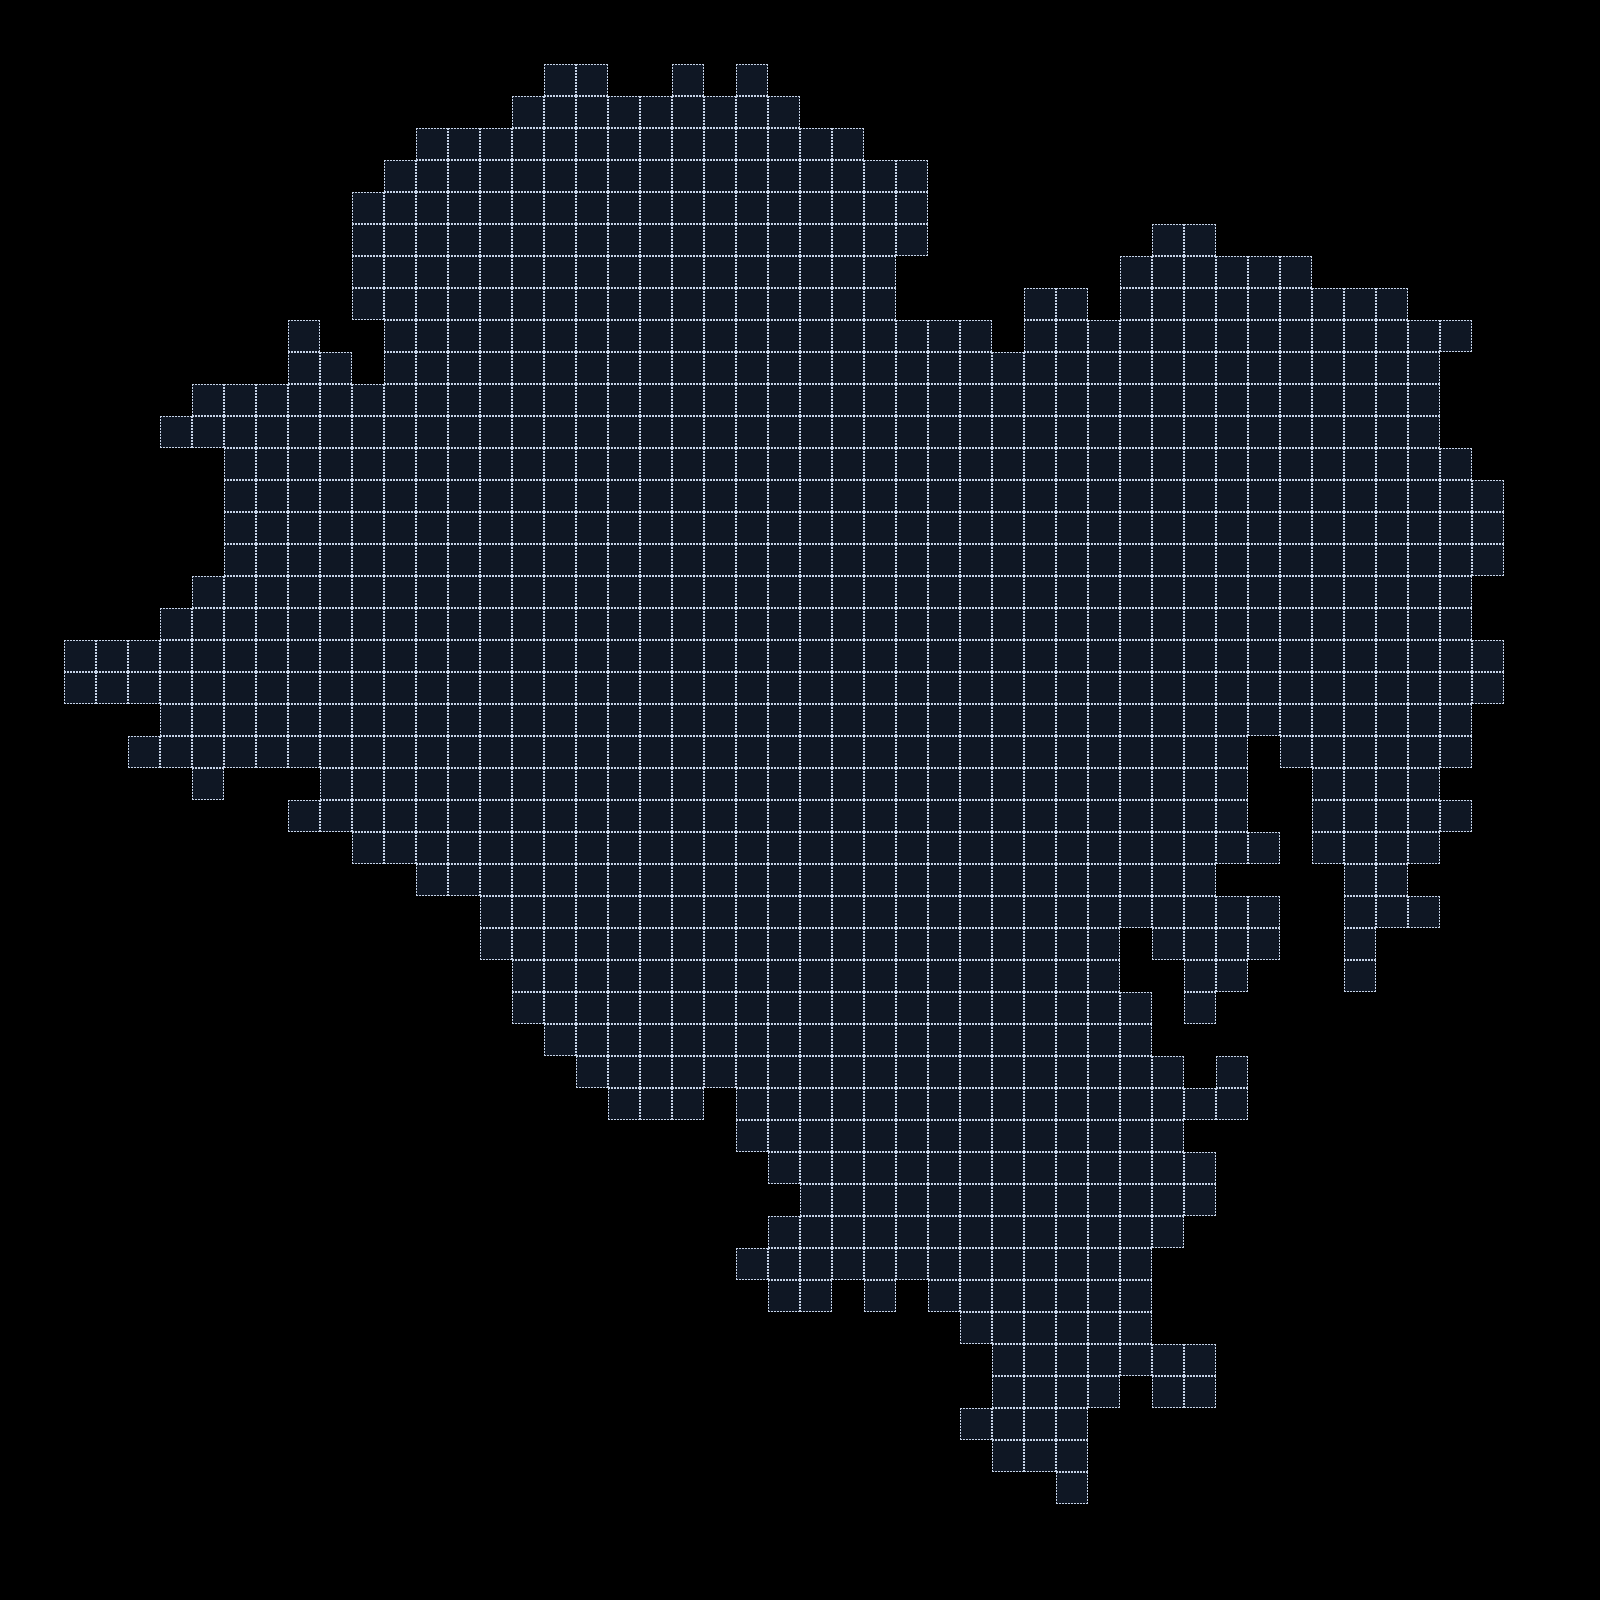

Below is a game level as drawn by its tile map, then a one-line description and the .tmx that defines it (tile-layer data replaced by summaries):
An orthogonal 50x50 tile map with 32x32 px tiles, 2 tile layers (Ulsan, Grid_Ulsan).

<map version="1.0" orientation="orthogonal" renderorder="right-down" width="50" height="50" tilewidth="32" tileheight="32" nextobjectid="1">
 <tileset firstgid="1" name="tileset_1" tilewidth="32" tileheight="32" tilecount="35" columns="7">
  <image source="assets/tileset_1.png" width="240" height="160" />
 </tileset>
 <layer name="Ulsan" width="50" height="50">
  <data>[2500 cells, 1080 non-empty, 1 distinct tile ids]</data>
 </layer>
 <layer name="Grid_Ulsan" width="50" height="50">
  <data>[2500 cells, 1080 non-empty, 1 distinct tile ids]</data>
 </layer>
</map>
